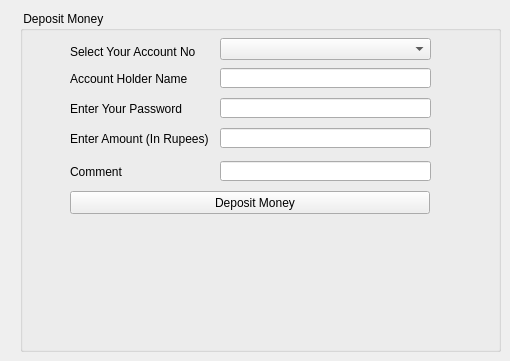
        <widget class="QWidget" name="tab_3">
         <attribute name="title">
          <string> Deposit Money </string>
         </attribute>
         <widget class="QGroupBox" name="groupBox_3">
          <property name="geometry">
           <rect>
            <x>20</x>
            <y>11</y>
            <width>481</width>
            <height>341</height>
           </rect>
          </property>
          <property name="title">
           <string> Deposit Money</string>
          </property>
          <widget class="QLabel" name="label_15">
           <property name="geometry">
            <rect>
             <x>50</x>
             <y>90</y>
             <width>131</width>
             <height>16</height>
            </rect>
           </property>
           <property name="text">
            <string>Enter Your Password</string>
           </property>
          </widget>
          <widget class="QLineEdit" name="MoneyDeposit_AccName">
           <property name="geometry">
            <rect>
             <x>200</x>
             <y>57</y>
             <width>211</width>
             <height>20</height>
            </rect>
           </property>
           <property name="frame">
            <bool>true</bool>
           </property>
           <property name="readOnly">
            <bool>true</bool>
           </property>
          </widget>
          <widget class="QLineEdit" name="MoneyDeposit_AccAmount">
           <property name="geometry">
            <rect>
             <x>200</x>
             <y>117</y>
             <width>211</width>
             <height>20</height>
            </rect>
           </property>
           <property name="text">
            <string/>
           </property>
           <property name="frame">
            <bool>true</bool>
           </property>
           <property name="echoMode">
            <enum>QLineEdit::Normal</enum>
           </property>
           <property name="readOnly">
            <bool>false</bool>
           </property>
          </widget>
          <widget class="QLabel" name="label_16">
           <property name="geometry">
            <rect>
             <x>50</x>
             <y>120</y>
             <width>141</width>
             <height>16</height>
            </rect>
           </property>
           <property name="text">
            <string>Enter Amount (In Rupees)</string>
           </property>
          </widget>
          <widget class="QComboBox" name="MoneyDeposit_AccNum">
           <property name="geometry">
            <rect>
             <x>200</x>
             <y>27</y>
             <width>211</width>
             <height>22</height>
            </rect>
           </property>
          </widget>
          <widget class="QLabel" name="label_13">
           <property name="geometry">
            <rect>
             <x>50</x>
             <y>33</y>
             <width>131</width>
             <height>16</height>
            </rect>
           </property>
           <property name="text">
            <string>Select Your Account No</string>
           </property>
          </widget>
          <widget class="QLabel" name="label_14">
           <property name="geometry">
            <rect>
             <x>50</x>
             <y>60</y>
             <width>131</width>
             <height>16</height>
            </rect>
           </property>
           <property name="text">
            <string>Account Holder Name</string>
           </property>
          </widget>
          <widget class="QLineEdit" name="MoneyDeposit_AccPassword">
           <property name="geometry">
            <rect>
             <x>200</x>
             <y>87</y>
             <width>211</width>
             <height>20</height>
            </rect>
           </property>
           <property name="text">
            <string/>
           </property>
           <property name="frame">
            <bool>true</bool>
           </property>
           <property name="echoMode">
            <enum>QLineEdit::Password</enum>
           </property>
           <property name="readOnly">
            <bool>false</bool>
           </property>
          </widget>
          <widget class="QPushButton" name="MoneyDeposit_DepositeButton">
           <property name="geometry">
            <rect>
             <x>50</x>
             <y>180</y>
             <width>360</width>
             <height>23</height>
            </rect>
           </property>
           <property name="text">
            <string>   Deposit Money</string>
           </property>
           <property name="icon">
            <iconset>
             <normaloff>T:/Icon/Icons Mega Pack 1/Lime Wire.ico</normaloff>T:/Icon/Icons Mega Pack 1/Lime Wire.ico</iconset>
           </property>
          </widget>
          <widget class="QLabel" name="MoneyDeposit_ErrorLabel">
           <property name="enabled">
            <bool>false</bool>
           </property>
           <property name="geometry">
            <rect>
             <x>40</x>
             <y>210</y>
             <width>421</width>
             <height>41</height>
            </rect>
           </property>
           <property name="font">
            <font>
             <family>Courier New</family>
             <pointsize>8</pointsize>
            </font>
           </property>
           <property name="styleSheet">
            <string notr="true">color: rgb(255, 85, 0);</string>
           </property>
           <property name="text">
            <string/>
           </property>
           <property name="alignment">
            <set>Qt::AlignCenter</set>
           </property>
          </widget>
          <widget class="QLabel" name="MoneyDeposit_CongoLabel">
           <property name="geometry">
            <rect>
             <x>40</x>
             <y>250</y>
             <width>411</width>
             <height>51</height>
            </rect>
           </property>
           <property name="text">
            <string/>
           </property>
          </widget>
          <widget class="QLabel" name="label_35">
           <property name="geometry">
            <rect>
             <x>50</x>
             <y>153</y>
             <width>131</width>
             <height>16</height>
            </rect>
           </property>
           <property name="text">
            <string>Comment</string>
           </property>
          </widget>
          <widget class="QLineEdit" name="MoneyDeposit_AccComment">
           <property name="geometry">
            <rect>
             <x>200</x>
             <y>150</y>
             <width>211</width>
             <height>20</height>
            </rect>
           </property>
           <property name="text">
            <string/>
           </property>
           <property name="frame">
            <bool>true</bool>
           </property>
           <property name="echoMode">
            <enum>QLineEdit::Normal</enum>
           </property>
           <property name="readOnly">
            <bool>false</bool>
           </property>
          </widget>
         </widget>
        </widget>
